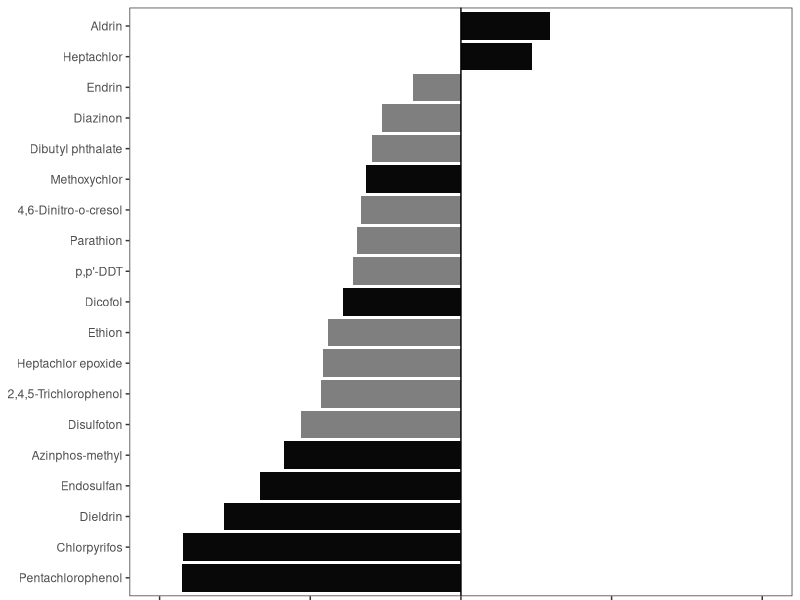
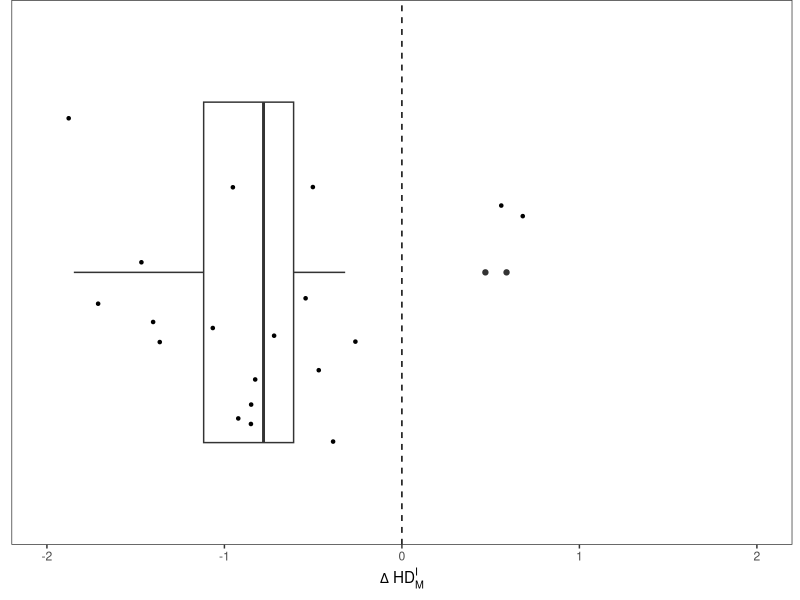
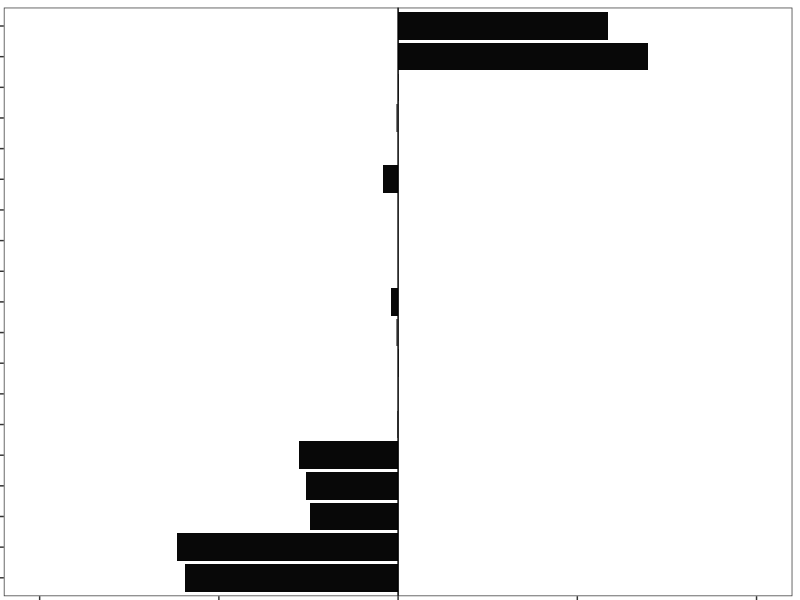
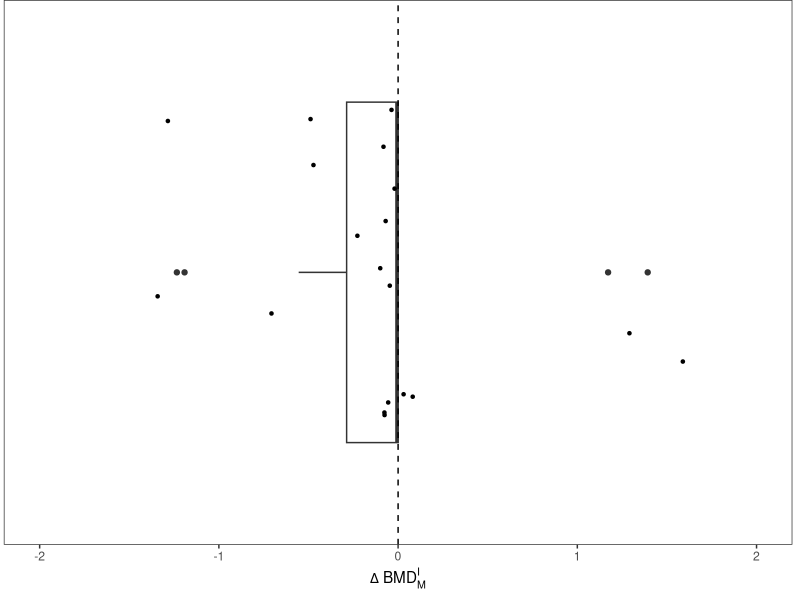
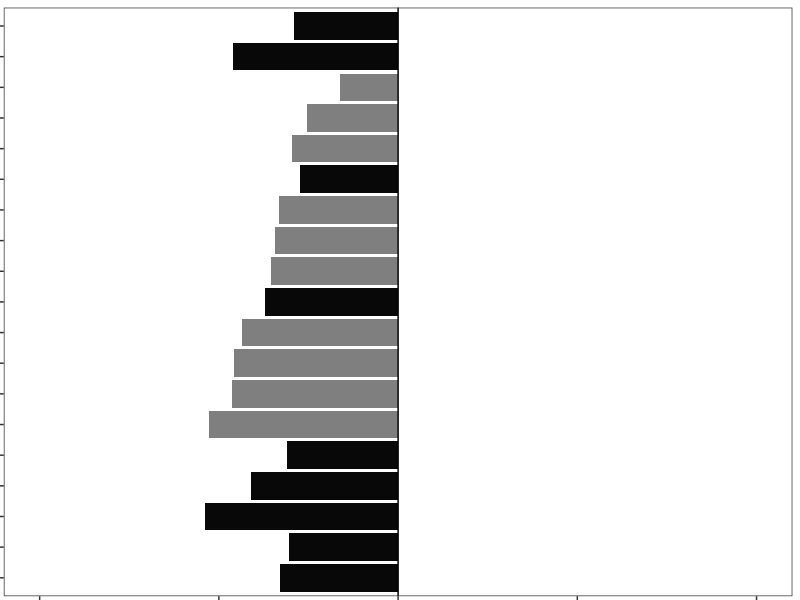
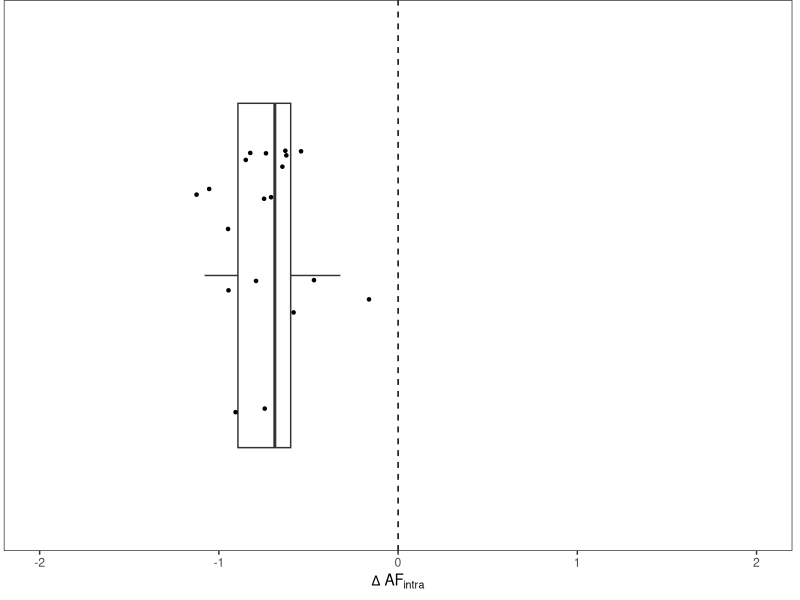
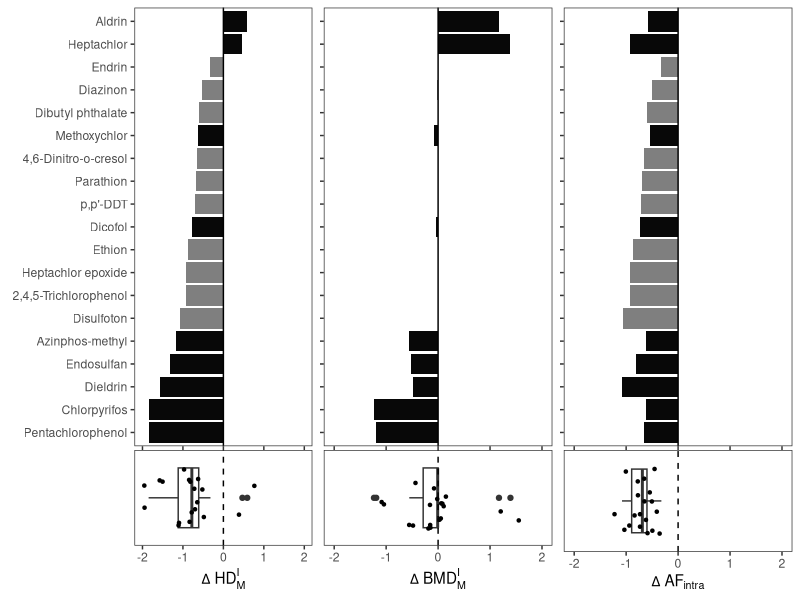

Generate these figures, in order, with R: (Note: this script raises an error after producing the figures.)
##BMD and HDMI differences
library(dplyr)
library(ggplot2)
library(ggpubr)
library(reshape2)

chem <- read.csv("regulatory reference dose.csv")[,1:2]
bbmd <- read.csv("BBMD quantile.csv")[,4:5]
bbmd.chem <- data.frame(CAS=unique(bbmd$CAS))
bbmd.chem$BBMD <- "BBMD"

#use the most sensitive endpoints
#HDMI
who.hdmi.quan <- read.csv("WHO approximate HDMI quantile.csv")
cs.hdmi.quan <- read.csv("HDMI quantile.csv")
hdmi.join <- left_join(cs.hdmi.quan, who.hdmi.quan, by="CAS")
hdmi <- merge(hdmi.join, chem, by="CAS")
hdmi.35 <- hdmi[-c(2,5,7,17,18,24,25),]
hdmi.min <- hdmi.35 %>% group_by(CAS) %>% slice(which.min(`X5..x`))
hdmi.df <- left_join(hdmi.min, bbmd.chem, by="CAS")
hdmi.df <- hdmi.df %>% arrange(CAS)
hdmi.df$log10.cshdmi50 <- log10(hdmi.df$X50..x)
hdmi.df$log10.whohdmi50 <- log10(hdmi.df$X50..y)
hdmi.df$log10.cs_who <- hdmi.df$log10.cshdmi50-hdmi.df$log10.whohdmi50

hdmi.diff <- ggplot(hdmi.df, aes(x=log10.cs_who, y=reorder(Chemical, log10.cs_who)))+
  geom_bar(aes(fill = BBMD == BBMD), stat="identity")+
  theme_bw()+
  theme(axis.title.x = element_blank(), axis.text.x = element_blank(), 
        axis.title.y = element_blank(), 
        panel.grid.major = element_blank(), panel.grid.minor = element_blank(),
        plot.margin = unit(c(5.5, 5.5, 0, 5.5),"pt"))+
  geom_vline(xintercept = 0)+
  xlim(-2,2)+
  scale_fill_manual(guide = "none", breaks = c(FALSE, TRUE), values=c("gray", "gray3"))
print(hdmi.diff)

hdmi.m <- melt(hdmi.df[,c(1,10,14)])
hdmi.diff.box <- ggplot(hdmi.m, aes(x=value, y=variable))+
  geom_boxplot()+
  geom_jitter(shape=20, position=position_jitter(0.2))+
  theme_bw()+
  theme(axis.title.y = element_blank(), axis.text.y = element_blank(),
        axis.ticks.y=element_blank(),
        panel.grid.major = element_blank(),panel.grid.minor = element_blank(),
        plot.margin = unit(c(0, 5.5, 5.5, 5.5),"pt"))+
  geom_vline(xintercept = 0, linetype="dashed")+
  xlim(-2,2)+
  xlab(bquote(Delta~HD[M]^I))
print(hdmi.diff.box)

#BMD
bmd.quan <- read.csv("BMD quantile.csv")
who.bmd.quan <- read.csv("WHO BMD quantile.csv")
bmd.join <- left_join(bmd.quan, who.bmd.quan, by="CAS")
bmd <- merge(bmd.join, chem, by="CAS")
bmd.35 <- bmd[-c(2,5,7,17,18,24,25),]
bmd.min <- bmd.35 %>% group_by(CAS) %>% slice(which.min(`X5..x`))
bmd.df <- left_join(bmd.min, bbmd.chem, by="CAS")
bmd.df <- bmd.df %>% arrange(CAS)
bmd.df$log10.bmd50 <- log10(bmd.df$X50..x)
bmd.df$log10.who.bmd50 <- log10(bmd.df$X50..y)
bmd.df$log10.bmd_whobmd <- bmd.df$log10.bmd50-bmd.df$log10.who.bmd50
bmd.df$order <- hdmi.df$log10.cs_who

bmd.diff <- ggplot(bmd.df, aes(x=log10.bmd_whobmd, y=reorder(Chemical, order)))+
  geom_bar(aes(fill = BBMD == BBMD), stat="identity")+
  theme_bw()+
  theme(axis.title.x = element_blank(), axis.text.x = element_blank(), 
        axis.title.y = element_blank(), axis.text.y = element_blank(), 
        panel.grid.major = element_blank(),panel.grid.minor = element_blank(),
        plot.margin = unit(c(5.5, 5.5, 0, 0),"pt"))+
  geom_vline(xintercept = 0)+
  xlim(-2,2)+
  scale_fill_manual(guide = "none", breaks = c(FALSE, TRUE), values=c("gray", "gray3"))
print(bmd.diff)

bmd.df.m <- melt(bmd.df[,c(1,10,14)])
bmd.diff.box <- ggplot(bmd.df.m, aes(x=value, y=variable))+
  geom_boxplot()+
  geom_jitter(shape=20, position=position_jitter(0.2))+
  theme_bw()+
  theme(axis.title.y = element_blank(), axis.text.y = element_blank(),
        axis.ticks.y=element_blank(),
        panel.grid.major = element_blank(),panel.grid.minor = element_blank(),
        plot.margin = unit(c(0, 5.5, 5.5, 0),"pt"))+
  geom_vline(xintercept = 0, linetype="dashed")+
  xlim(-2,2)+
  xlab(bquote(Delta~BMD["M"]^"I"))
print(bmd.diff.box)

#HDMI-BMD
hdmi.bmd <- merge(bmd.df[,c(1,10,11,14)], hdmi.df[,c(1,14)], by="CAS")
hdmi.bmd$hdmi_bmd <- hdmi.bmd$log10.cs_who-hdmi.bmd$log10.bmd_whobmd
hdmi.bmd$order <- hdmi.df$log10.cs_who

hdmi.bmd.diff <- ggplot(hdmi.bmd, aes(x=hdmi_bmd, y=reorder(Chemical, order)))+
  geom_bar(aes(fill = BBMD == BBMD),  stat="identity")+
  theme_bw()+
  theme(axis.title.x = element_blank(), axis.text.x = element_blank(), 
        axis.title.y = element_blank(), axis.text.y = element_blank(), 
        panel.grid.major = element_blank(),panel.grid.minor = element_blank(),
        plot.margin = unit(c(5.5, 5.5, 0, 0),"pt"))+
  geom_vline(xintercept = 0)+
  xlim(-2,2)+
  scale_fill_manual(guide = "none", breaks = c(FALSE, TRUE), values=c("gray", "gray3"))
print(hdmi.bmd.diff)

hdmi.bmd.m <- melt(hdmi.bmd[,c(1,2,6)])
hdmi.bmd.diff.box <- ggplot(hdmi.bmd.m, aes(x=value, y=variable))+
  geom_boxplot()+
  geom_jitter(shape=20, position=position_jitter(0.2))+
  theme_bw()+
  theme(axis.title.y = element_blank(), axis.text.y = element_blank(),
        axis.ticks.y=element_blank(),
        panel.grid.major = element_blank(),panel.grid.minor = element_blank(),
        plot.margin = unit(c(0, 5.5, 5.5, 0),"pt"))+
  geom_vline(xintercept = 0, linetype="dashed")+
  xlim(-2,2)+
  xlab(bquote(Delta~AF[intra]))
print(hdmi.bmd.diff.box)

hdmi.bind <- ggarrange(hdmi.diff, hdmi.diff.box, nrow=2, heights = c(0.75,0.25), align="v")
bmd.bind <- ggarrange(bmd.diff, bmd.diff.box, nrow=2, heights = c(0.75,0.25), align="v")
hdmi.bmd.bind <- ggarrange(hdmi.bmd.diff, hdmi.bmd.diff.box, nrow=2, heights = c(0.75,0.25), align="v")
diff.bind <- ggarrange(hdmi.bind, bmd.bind, hdmi.bmd.bind, ncol=3, align="hv", widths = c(1.2/3,0.9/3,0.9/3))
ggsave(diff.bind, file="Differences in HDMI BMD UFh bar plot.pdf", width=12, height=6, path="Plot output")

#check which one contributes more to the shift in the overall distribution
#use absolute value to compare the difference
abs.df <- merge(bmd.df[,c(1,10,14)], hdmi.bmd[,c(2,5)], by="Chemical")
abs.df$abs.bmd <- abs(abs.df$log10.bmd_whobmd)
abs.df$abs.ufh <- abs(abs.df$hdmi_bmd)
abs.df$diff <- abs.df$abs.bmd-abs.df$abs.ufh
#BMD is smaller:  15 chemicals (total 19 chemicals)